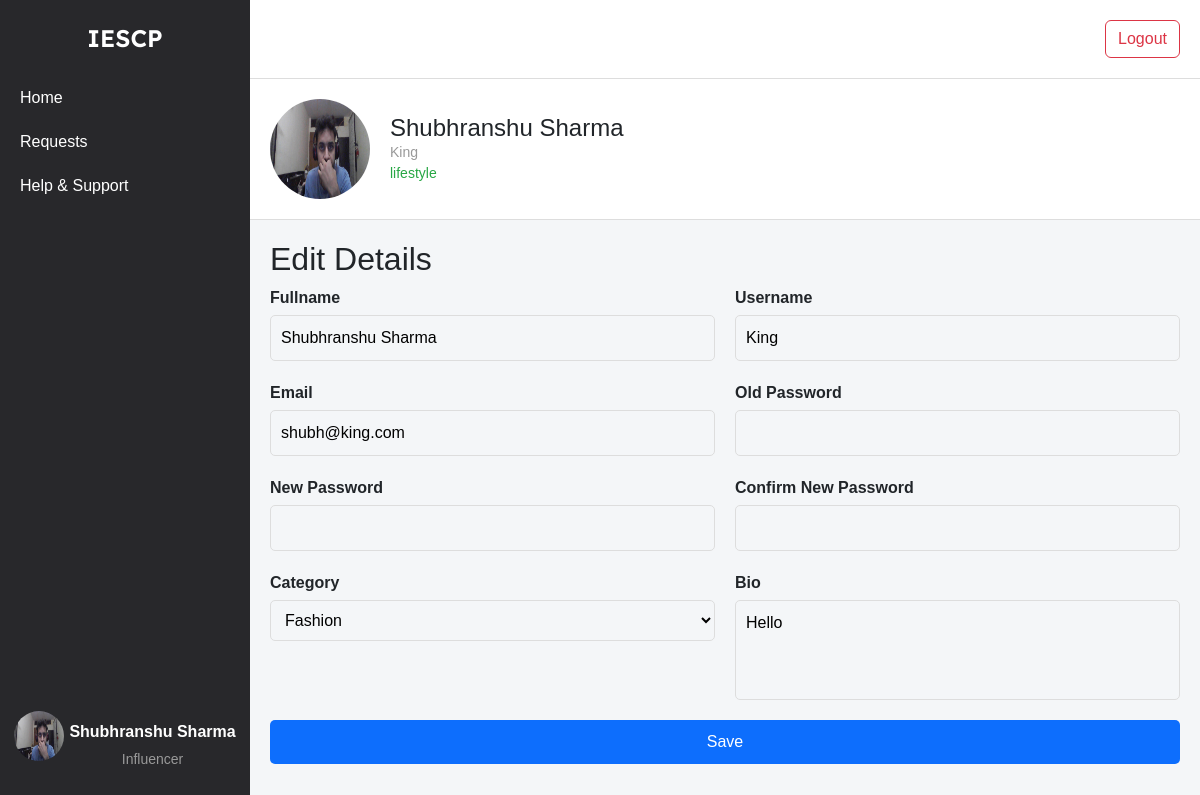
The page /influencer/dashboard (signed in) on the database as committed earlier.
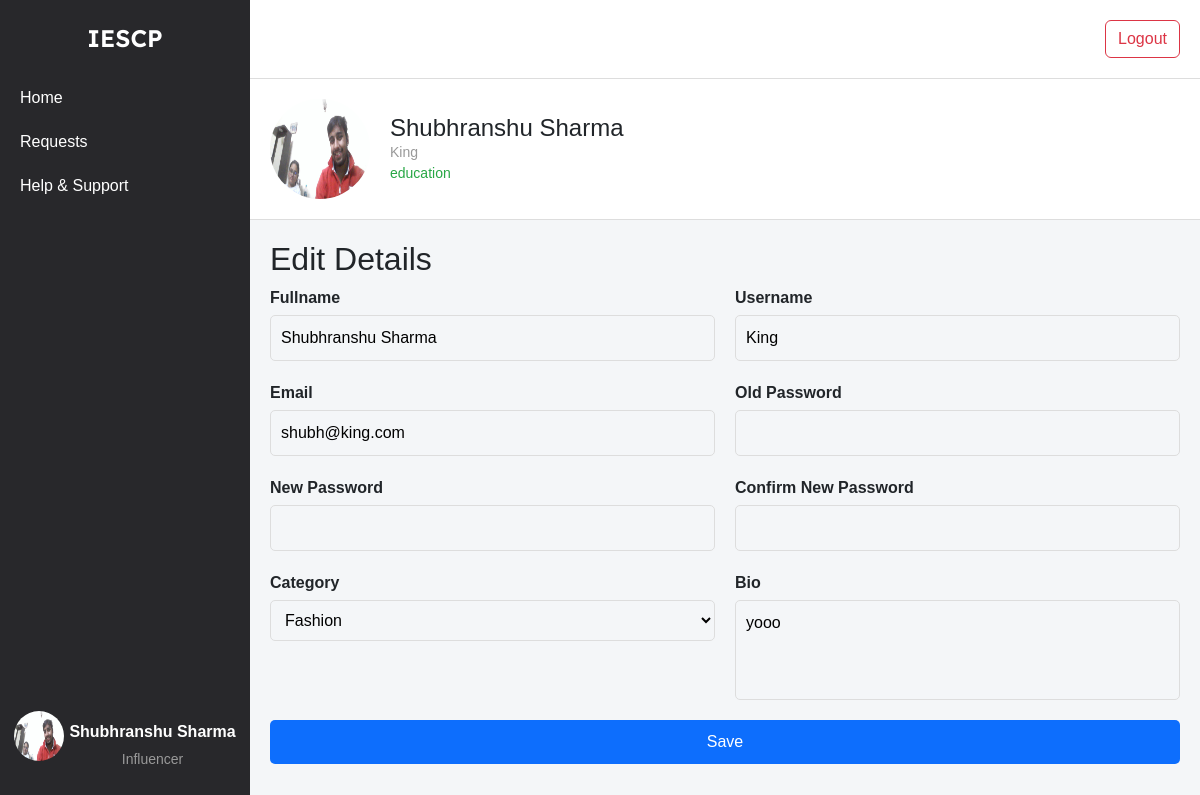
The same page on the database as committed later.
### models.py (models this page shows)
class Influencer(db.Model):
    __tablename__ = 'influencers'
    id = db.Column(db.Integer, primary_key=True)
    name = db.Column(db.String(255), nullable=False)
    username = db.Column(db.String(255), unique=True, nullable=False)
    email = db.Column(db.String(255), unique=True, nullable=False)
    password_hash = db.Column(db.String(255), nullable=False)
    category = db.Column(db.String(255), nullable=False)
    interest = db.Column(db.String(255), nullable=False)
    reach = db.Column(db.Integer, nullable=False)
    social_media_links = db.Column(db.String(255), nullable=False)
    bio = db.Column(db.String(255), nullable=False)
    profile_picture = db.Column(db.String(255), nullable=False)
    campaigns = db.relationship('Campaign', secondary=influencer_campaign_association, back_populates='influencers')

### influencer_routes.py (the view)
@app.route('/influencer/dashboard')
@influencer_auth_required
def influencer_dashboard():
    user = Influencer.query.filter_by(id=session['influencer_id']).first()
    return render_template('influencer_dashboard.html', user=user)

### influencer_routes.py (called while the page is built)
def influencer_auth_required(func):
    @wraps(func)
    def func2(*args, **kwargs):
        if 'influencer_id' in session:
            return func(*args, **kwargs)
        else:
            flash("Please login first")
            return redirect(url_for('influencer_login'))
    return func2

### templates/influencer_dashboard.html (shortened to what this page needs)
{% extends 'layout.html' %}
{% block content %}
    <div class="container-box">
        <div class="sidebar">
            <div class="logo">IESCP</div>
            <ul>
                <li><a href="{{url_for('influencer_home')}}">Home</a></li>
                <li><a href="{{url_for('influencer_requests')}}">Requests</a></li>
                <li><a href="#">Help & Support</a></li>
            </ul>
            <div class="profile">
                <a href="{{url_for('influencer_dashboard')}}">
                    <img src="{{ url_for('static', filename='profile_upload/influencer/' + user.username + '/' + user.profile_picture) }}" alt="Profile Picture">
                    <div class="profile-name-category">
                        <span class="name">{{user.name}}</span>
                        <span class="category">Influencer</span>
                    </div>
                </a>
            </div>
        </div>
        <div class="main-content">
            <div class="header">
                <a href="{{url_for('influencer_logout')}}" class="btn btn-outline-danger">Logout</a>
            </div>
            <div class="profile-header">
                <img src="{{ url_for('static', filename='profile_upload/influencer/' + user.username + '/' + user.profile_picture)}}" alt="Profile Picture">
                <div class="profile-info">
                    <h1>{{user.name}}</h1>
                    <span class="username">{{user.username}}</span>
                    <span class="category">{{user.category}}</span>
                </div>
            </div>
            <div class="profile-details">
                <h2>Edit Details</h2>
                <form action="{{ url_for('influencer_dashboard_post') }}" method="post">
                    <div class="details-grid">
                        <div class="detail-item">
                            <label for="fullname">Fullname</label>
                            <input type="text" id="fullname" name="fullname" value="{{ user.name }}">
                        </div>
                        <div class="detail-item no-edit">
                            <label for="username">Username</label>
                            <input type="text" id="username" name="username" value="{{ user.username }}" readonly>
                        </div>
                        <div class="detail-item">
                            <label for="email">Email</label>
                            <input type="email" id="email" name="email" value="{{ user.email }}">
                        </div>
                        <div class="detail-item">
                            <label for="old_password">Old Password</label>
                            <input type="password" id="old_password" name="old_password">
                        </div>
                        <div class="detail-item">
                            <label for="new_password">New Password</label>
                            <input type="password" id="new_password" name="new_password">
                        </div>
                        <div class="detail-item">
                            <label for="confirm_new_password">Confirm New Password</label>
                            <input type="password" id="confirm_new_password" name="confirm_new_password">
                        </div>
                        <div class="detail-item">
                            <label for="category">Category</label>
                            <select id="category" name="category">
                                <option value="Fashion" {% if user.category == 'Fashion' %}selected{% endif %}>Fashion</option>
                            </select>
                        </div>
                        <div class="detail-item">
                            <label for="bio">Bio</label>
                            <textarea id="bio" name="bio">{{ user.bio }}</textarea>
                        </div>
                    </div>
                    <button type="submit" class="btn btn-primary">Save</button>
                </form>
            </div>
        </div>
    </div>
{% endblock %}

Rows that differ between the two databases and show on the page:
changed Influencer "Shubhranshu Sharma": username+profile_picture: a different picture; category "lifestyle" → "education"; bio "Hello" → "yooo"
